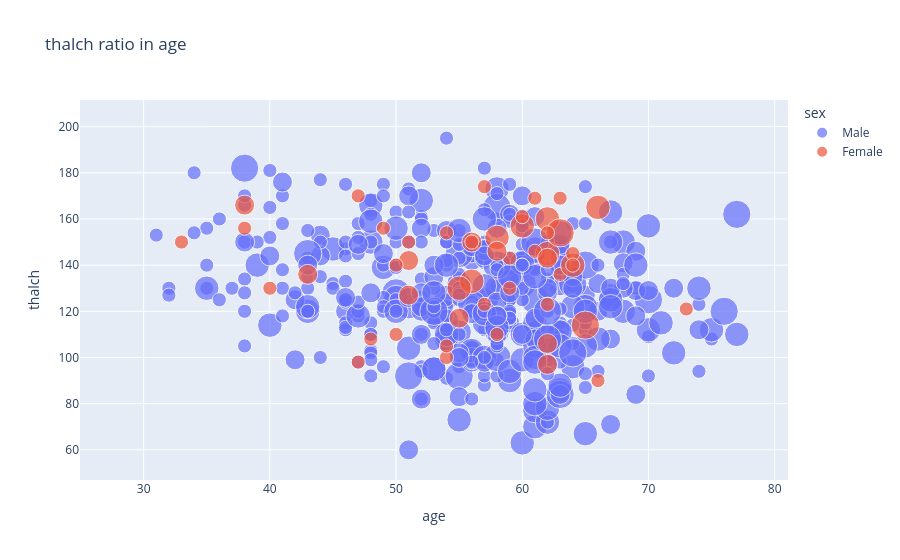

Write notebook code for a chart like this one.
### Code cell
df = px.scatter(df, x='age', y='thalch', color='sex', title='thalch ratio in age', size='num', hover_data=['num']).show()

### Figure 1 — Plotly figure (JSON) as saved in the notebook; plotly's stock layout.template omitted (floating-point values rounded to 4 significant figures; data arrays with more than 128 entries replaced by an {"elided": "..."} marker saying what was removed)
{"data": [{"customdata": {"elided": "726x1 int values"}, "hovertemplate": "sex=Male<br>age=%{x}<br>thalch=%{y}<br>num=%{customdata[0]}<extra></extra>", "legendgroup": "Male", "marker": {"color": "#636efa", "size": {"elided": "726 int values"}, "sizemode": "area", "sizeref": 0.01, "symbol": "circle"}, "mode": "markers", "name": "Male", "orientation": "v", "showlegend": true, "type": "scatter", "x": {"elided": "726 int values"}, "xaxis": "x", "y": {"elided": "726 float values"}, "yaxis": "y"}, {"customdata": {"elided": "194x1 int values"}, "hovertemplate": "sex=Female<br>age=%{x}<br>thalch=%{y}<br>num=%{customdata[0]}<extra></extra>", "legendgroup": "Female", "marker": {"color": "#EF553B", "size": {"elided": "194 int values"}, "sizemode": "area", "sizeref": 0.01, "symbol": "circle"}, "mode": "markers", "name": "Female", "orientation": "v", "showlegend": true, "type": "scatter", "x": {"elided": "194 int values"}, "xaxis": "x", "y": {"elided": "194 float values"}, "yaxis": "y"}], "layout": {"legend": {"itemsizing": "constant", "title": {"text": "sex"}, "tracegroupgap": 0}, "title": {"text": "thalch ratio in age"}, "xaxis": {"anchor": "y", "domain": [0, 1], "title": {"text": "age"}}, "yaxis": {"anchor": "x", "domain": [0, 1], "title": {"text": "thalch"}}}}
